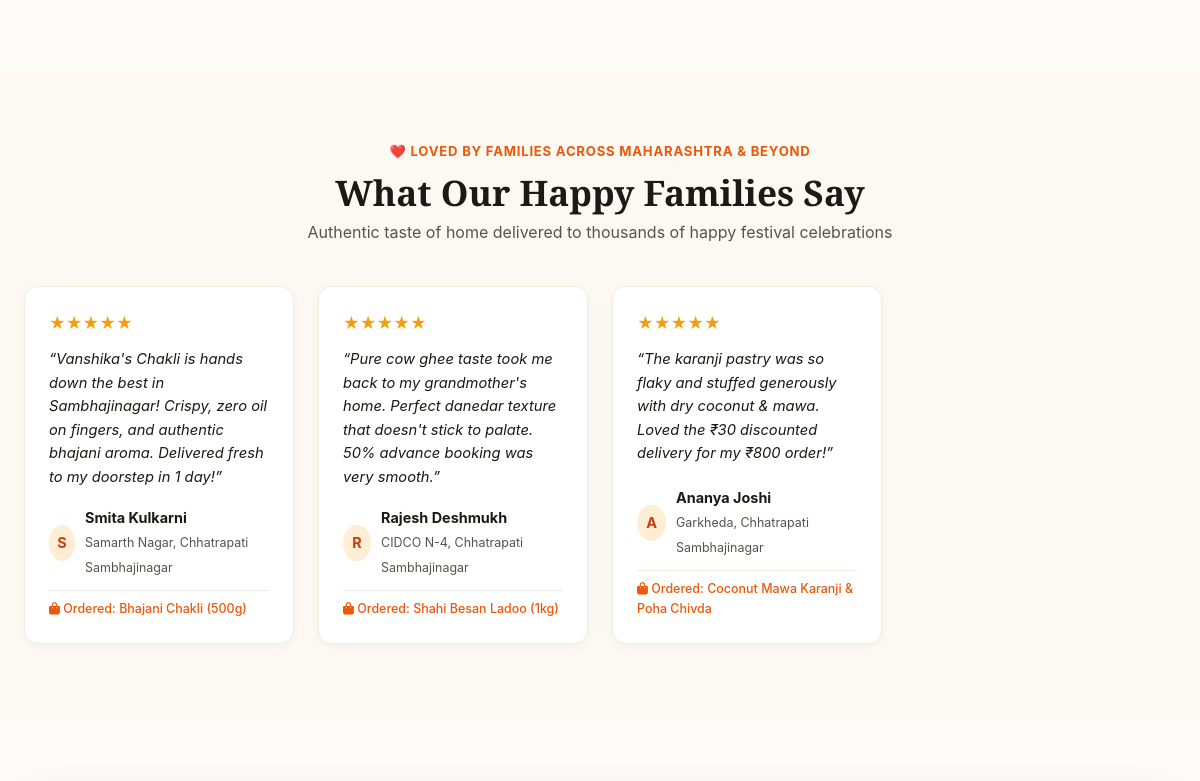
Before: / (middle part) with the older database file.
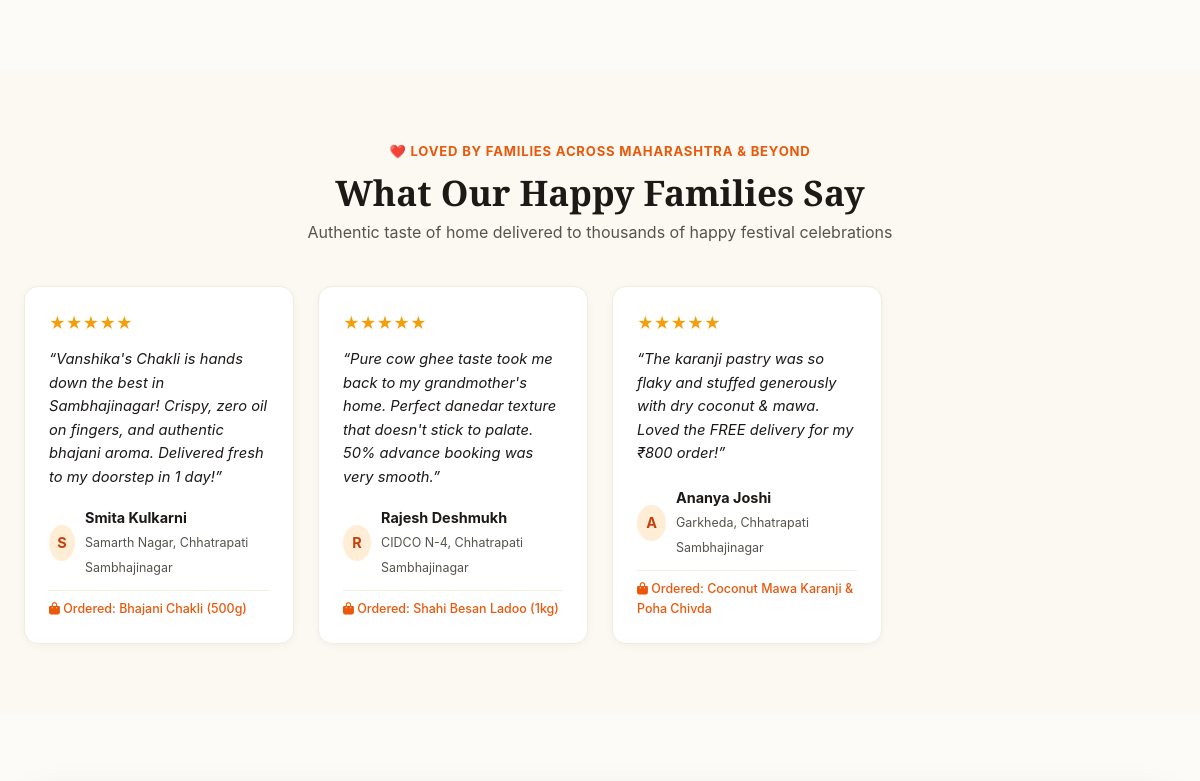
After: the same page with the newer database file.
### tables this page shows
CREATE TABLE faral_reviews (
        id INTEGER PRIMARY KEY AUTOINCREMENT,
        name TEXT NOT NULL,
        city_en TEXT NOT NULL,
        city_hi TEXT NOT NULL,
        rating INTEGER NOT NULL,
        item_en TEXT NOT NULL,
        item_hi TEXT NOT NULL,
        text_en TEXT NOT NULL,
        text_hi TEXT NOT NULL
    );

### app.py (the view)
@app.route("/")
def home():
    lang = get_current_lang()
    conn = get_db_connection()
    products_rows = conn.execute("SELECT * FROM faral_products ORDER BY is_bestseller DESC, id ASC").fetchall()
    products = [FaralProduct(r, lang) for r in products_rows]
    reviews_rows = conn.execute("SELECT * FROM faral_reviews ORDER BY id ASC").fetchall()
    reviews = []
    for r in reviews_rows:
        reviews.append({
            "name": r["name"],
            "city": r["city_hi"] if lang == "hi" else r["city_en"],
            "rating": r["rating"],
            "item": r["item_hi"] if lang == "hi" else r["item_en"],
            "text": r["text_hi"] if lang == "hi" else r["text_en"]
        })
    conn.close()
    return render_template("home.html", products=products, reviews=reviews)

### app.py (called while the page is built)
def get_current_lang():
    lang = request.args.get("lang")
    if lang in SUPPORTED_LANGUAGES:
        session["lang"] = lang
        return lang
    if "lang" in session and session["lang"] in SUPPORTED_LANGUAGES:
        return session["lang"]
    cookie_lang = request.cookies.get("vanshika_lang")
    if cookie_lang in SUPPORTED_LANGUAGES:
        session["lang"] = cookie_lang
        return cookie_lang
    return "en"

@app.context_processor
def inject_translations():
    lang = get_current_lang()
    t = TRANSLATIONS.get(lang, TRANSLATIONS["en"])
    return {
        "current_lang": lang,
        "t": t,
        "other_lang": "hi" if lang == "en" else "en",
        "other_lang_label": "मराठी / हिन्दी" if lang == "en" else "English",
        "delivery_fee_below_700": DELIVERY_FEE_BELOW_700,
        "delivery_fee_above_700": DELIVERY_FEE_ABOVE_700,
        "local_city": LOCAL_DELIVERY_CITY
    }

### templates/home.html (shortened to what this page needs)
{% extends "base.html" %}
{% block content %}
<section class="why-us-section">
</section>
<section class="testimonials-section">
    <div class="container">
        <div class="section-header center">
            <span class="sub-title-badge">❤️ {{ t.customer_reviews }}</span>
            <h2 class="section-title">
                {% if current_lang == 'hi' %}गेल्या वर्षीच्या ग्राहकांचे मनोगत{% else %}What Our Happy Families Say{% endif %}
            </h2>
            <p class="section-subtitle">{{ t.reviews_sub }}</p>
        </div>
        <div class="testimonials-grid">
            {% for r in reviews %}
            <div class="testimonial-card">
                <div class="star-rating">
                    {% for _ in range(r.rating) %}★{% endfor %}
                </div>
                <p class="quote-text">“{{ r.text }}”</p>
                <div class="author-row">
                    <div class="author-avatar">{{ r.name[0] }}</div>
                    <div class="author-details">
                        <strong>{{ r.name }}</strong>
                        <span>{{ r.city }}</span>
                    </div>
                </div>
                <div class="tried-badge">
                    <i class="fas fa-shopping-bag"></i> {% if current_lang == 'hi' %}मागवलेला फराळ:{% else %}Ordered:{% endif %} {{ r.item }}
                </div>
            </div>
            {% endfor %}
        </div>
    </div>
</section>
<section class="preorder-booking-section" id="booking">
</section>
{% endblock %}

Changed rows visible on the page:
changed faral_reviews "Ananya Joshi": text "The karanji pastry was so flaky and stuffed generously with dry coconut & mawa. Loved the ₹30 discounted delivery for my ₹800 order!" → "The karanji pastry was so flaky and stuffed generously with dry coconut & mawa. Loved the FREE delivery for my ₹800 order!"
